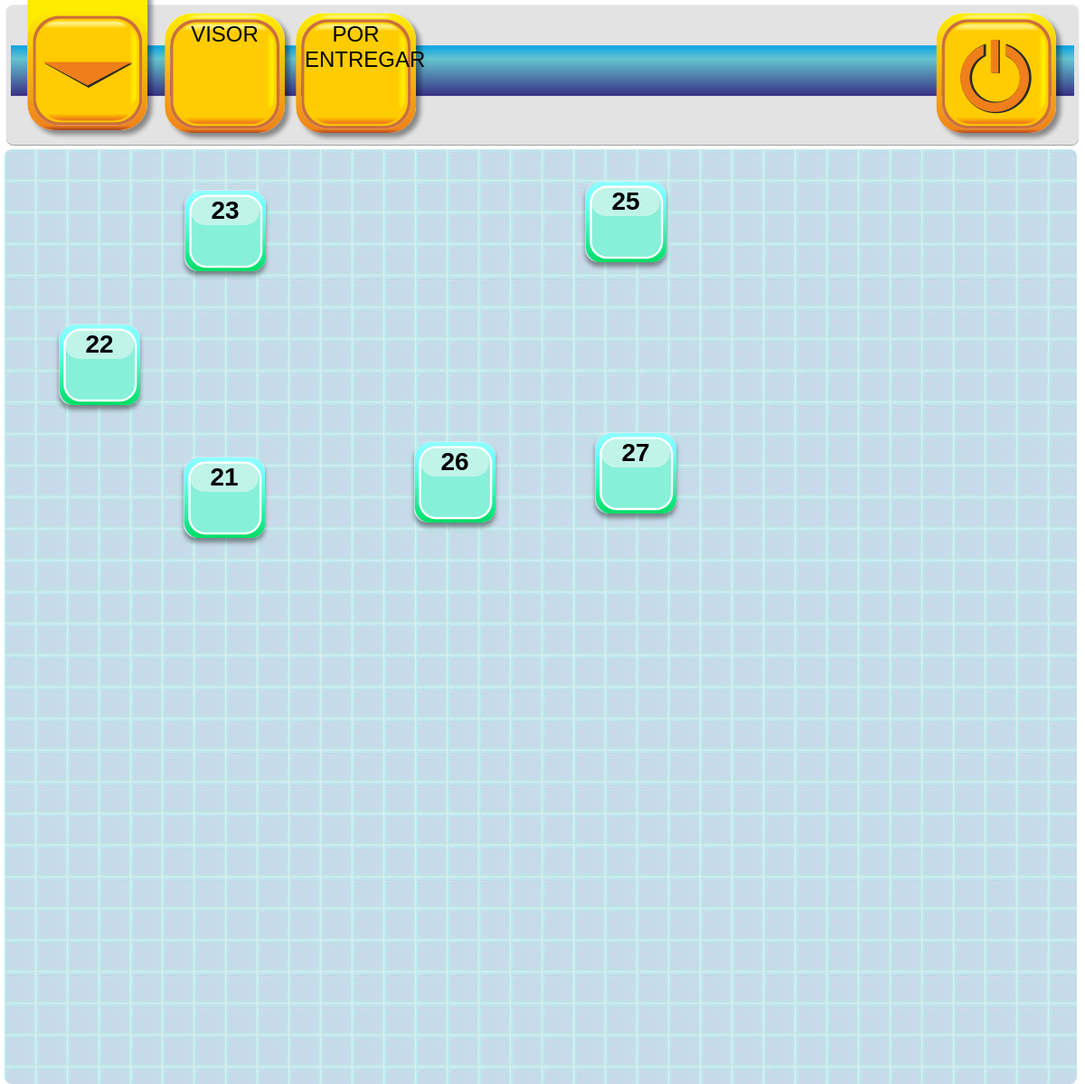
/wkomander/mesas.php?zona=2 (signed in), run on the app's committed database.
### tables this page shows
CREATE TABLE IF NOT EXISTS `puntos` (
  `id_punto` bigint(20) NOT NULL AUTO_INCREMENT,
  `nombre` varchar(45) NOT NULL,
  `zona` int(11) NOT NULL,
  `imagen` text NOT NULL,
  `pos_x` int(11) NOT NULL,
  `pos_y` int(11) NOT NULL,
  `ocupada` varchar(1) NOT NULL,
  `comensales` int(11) NOT NULL,
  `grupo_impresion` int(11) NOT NULL,
  `grupo_visor` int(11) NOT NULL,
  `observ` text NOT NULL,
  `imagen_o` text NOT NULL,
  PRIMARY KEY (`id_punto`)
);

### wkomander/clases/db/Db.php (called while the page is built, shortened)
<?php
require 'Conf.class.php';
class Db{
    private $servidor;
    private $usuario;
    private $password;
    private $link;
    private $array;
    static $_instance;
    private function setConexion(){
        $conf = Conf::getInstance();
        $this->servidor=$conf->getHostDB();
        $this->usuario=$conf->getUserDB();
        $this->password=$conf->getPassDB();
    }
    public static function getInstance(){
        if (!(self::$_instance instanceof self)){
            self::$_instance=new self();
        }
        return self::$_instance;
    }
    private function conectar(){
        $this->link=mysql_connect($this->servidor, $this->usuario, $this->password);
        }
    public function ejecutar($sql){
        $this->stmt=mysql_query($sql,$this->link);
        return $this->stmt;
    }
    public function obtener_fila($stmt,$fila){
        if ($fila==0){
            $this->array=mysql_fetch_array($stmt);
        }else{
            mysql_data_seek($stmt,$fila);
            $this->array=mysql_fetch_array($stmt);
        }
        return $this->array;
    }
}
?>

### wkomander/clases/db/config.php (called while the page is built, shortened)
<?php
$host='localhost';
$user='root';
$password='zxcvbnm';
$db='wkomander';
$domain = 'localhost';
?>

### wkomander/clases/db/Conf.class.php (called while the page is built, shortened)
<?php
    class Conf{
    private $_hostdb;
    static $_instance;
    private function __construct(){
        require 'config.php';
        $this->_hostdb=$host;
    }
    public static function getInstance(){
        if (!(self::$_instance instanceof self)){
        self::$_instance=new self();
        }
        return self::$_instance;
    }
    public function getHostDB(){
        $var=$this->_hostdb;
        return $var;
    }
}
?>

### wkomander/clases/_mesas.php (the view, shortened to what this page needs)
<?php
class _mesas {
    public function g_mesas($zona, $tipo) {
          $bd=Db::getInstance();
         $datos = new conexion();
        $pedido = "mesa ";
        $ssql = "SELECT puntos.nombre, puntos.ocupada, puntos.pos_x, puntos.pos_y FROM puntos INNER JOIN zonas ON puntos.zona=zonas.id_zona
            WHERE zonas.id_zona = ".$zona;
        $stmt=$bd->ejecutar($ssql);
        $sql = "";
        $color = "";
        $sql .= "<div id=\"mesas\">";
       if ($stmt !== false && mysql_num_rows($stmt) > 0) {
           $user = "";
           $total = 0.00;
           $hora_apertura = "";
           $fecha_apertura = "";
            while ($a=$bd->obtener_fila($stmt,0)){
                if ($a['ocupada']=="S"){
                    $color = "rojo";
                   $entregado = "";
                   $servido = "";
                   $propina = 0;
                   $descuento = 0;
                   $entregar = FALSE;
                   $servir = TRUE;
                    $_entrega = "SELECT entregado FROM cola INNER JOIN historial_puntos_descr ON
                                cola.id_hist_descr = historial_puntos_descr.id_hist_descr
                                INNER JOIN historial_puntos ON historial_puntos_descr.id_hist_punto =
                                historial_puntos.id_hist
                                WHERE historial_puntos_descr.anulado = 'N' AND
                                historial_puntos.punto = '".$a['nombre']."' AND
                                    cola.servido = 'S' AND
                                    cola.entregado = 'N'";
                     $stmt4=$bd->ejecutar($_entrega);
                     if ( $stmt4 !== false && mysql_num_rows($stmt4) > 0 ) {
                                $entregado = 'N';
                     }
                    $_serv = "SELECT servido FROM cola INNER JOIN historial_puntos_descr ON
                                cola.id_hist_descr = historial_puntos_descr.id_hist_descr
                                INNER JOIN historial_puntos ON historial_puntos_descr.id_hist_punto =
                                historial_puntos.id_hist
                                WHERE historial_puntos_descr.anulado = 'N' AND
                                historial_puntos.punto = '".$a['nombre']."' AND
                                    cola.servido = 'N'";
                     $stmt5=$bd->ejecutar($_serv);
                     if ( $stmt5 !== false && mysql_num_rows($stmt5) > 0 ) {
                          $servido = 'N';
                     }
                     $total = 0;
                    $_mesas = "SELECT id_hist, hora_apertura, fecha, propina, descuento, usuario FROM historial_puntos WHERE
                        punto = '".$a['nombre']."'
                            AND cobrada = 'N' AND anulado = 'N'";
                    $rs3 = $bd->ejecutar($_mesas);
                    if ( $rs3 !== false && mysql_num_rows($rs3) > 0 ) {
                        while ($c=$bd->obtener_fila($rs3,0)){
                             $hora_apertura = $c['hora_apertura'];
                             $fecha_apertura = $c['fecha'];
                             $propina = $c['propina'];
                             $descuento = $c['descuento'];
                             $user = $c['usuario'];
                             $_total = "SELECT pvp FROM historial_puntos_descr
                                WHERE anulado = 'N' AND id_hist_punto = ".$c['id_hist'];
                             $rs4 = $bd->ejecutar($_total);
                             if ( $rs4 !== false && mysql_num_rows($rs4) > 0 ) {
                                while ($d=$bd->obtener_fila($rs4,0)){
                                    $total = $total + $d['pvp'];
                                }
                            }
                        }
                        if (is_numeric($total)){
                            $total = $total + (($total * $propina)/100) - (($total * $descuento)/100);
                            $total = $datos->knumber($total);
                            $total = $total. " "._MONEDA_;
                        }else{
                            $total = "";
                        }
                    }
                    $tiempo = $this->calcular_tiempo_trasnc($fecha_apertura,$hora_apertura);
                  if ($entregado == 'N'){
                    $color = "entregar";
                  }
                    if ($entregado != 'N' && $servido !='N'){
                        $color = "sinpedido";
                    }
                }else{
                    $color= "verde";
                    $user = "";
                    $total = "";
                    $tiempo = "";
                }
                $sql .= "<div id=\"m".$a['nombre']."\" class=\"".$color." ".$pedido."\" style=\"top:".$a['pos_x']."px;left:".$a['pos_y']."px;\" onclick=c_comensal('".stripslashes($a['nombre'])."')>";
                $sql .= "<table id='tb_datos' width='100%'>";
                    $sql .= "<tr>";
                        $sql .= '<td id="td_mesa">'.stripslashes($a["nombre"]).'</td>';
                    $sql .= "</tr>";
                    $sql .= "<tr>";
                        $sql .= '<td id="td_usuario"><p id="user">'.$user.'</p></td>';
                    $sql .= "</tr>";
                    $sql .= "<tr>";
                        $sql .= "<td id='td_tiempo'><p id=\"tiempo\">".$tiempo."</p></td>";
                    $sql .= "</tr>";
                    $sql .= "<tr>";
                        $sql .= "<td id='td_total'><p id=\"total\">".$total."</p></td>";
                    $sql .= "</tr>";
                $sql .= "</table>";
                $sql .= "</div>";
            }
        }
         $sql .= "</div>";
        return $sql;
    }
}
?>

### wkomander/styles/style.css (style rules this page uses)
* { padding:0; margin:0; }
body { text-align:center; font: bold 32px verdana, arial, helvetica, sans-serif; }

### wkomander/styles/mesas.css (style rules this page uses)
#mesas { width: 98%; height:100%; padding: 5px 5px 5px 5px; z-index: 5; margin-left:5px; margin-right:5px; overflow: visible; background:url('../images/wkomander/skin/mesas/fondo2.jpg'); -webkit-border-radius: 8px; -moz-border-radius: 8px; border-radius: 8px; }
#td_mesa { vertical-align: middle; text-align: center; width: 60px; font-size: 28px; font-weight: bold; color: #000; background-color: rgba(250,250,250,0.5); -webkit-border-radius: 30px; -moz-border-radius: 30px; border-radius: 30px; }
.mesa { position: relative; z-index: 5; display: block; height: 80px; width: 80px; padding: 5px 5px 5px 5px; -webkit-border-radius: 15px; -moz-border-radius: 15px; border-radius: 15px; -webkit-box-shadow: inset 0 1px 0 rgba(255,255,255,.3), 0 5px 5px rgba(0,0,0,.4); -moz-box-shadow: inset 0 1px 0 rgba(255,255,255,.3), 0 5px 5px rgba(0,0,0,.4); box-shadow: inset 0 1px 0 rgba(255,255,255,.3), 0 5px 5px rgba(0,0,0,.4); }
.mesa #td_mesa { vertical-align: middle; text-align: center; width: 60px; font-size: 28px; font-weight: bold; color: #000; background-color: rgba(250,250,250,0.5); -webkit-border-radius: 30px; -moz-border-radius: 30px; border-radius: 30px; }
.verde { background:url('../images/wkomander/skin/mesas/mesa_libre.png') no-repeat; }

### data on the page
puntos: nombre "21"
puntos: nombre "22"
puntos: nombre "23"
puntos: nombre "25"
puntos: nombre "26"
puntos: nombre "27"

### other printed values
VISOR "VISOR"
PTE_ENTREGA "POR ENTREGAR"
